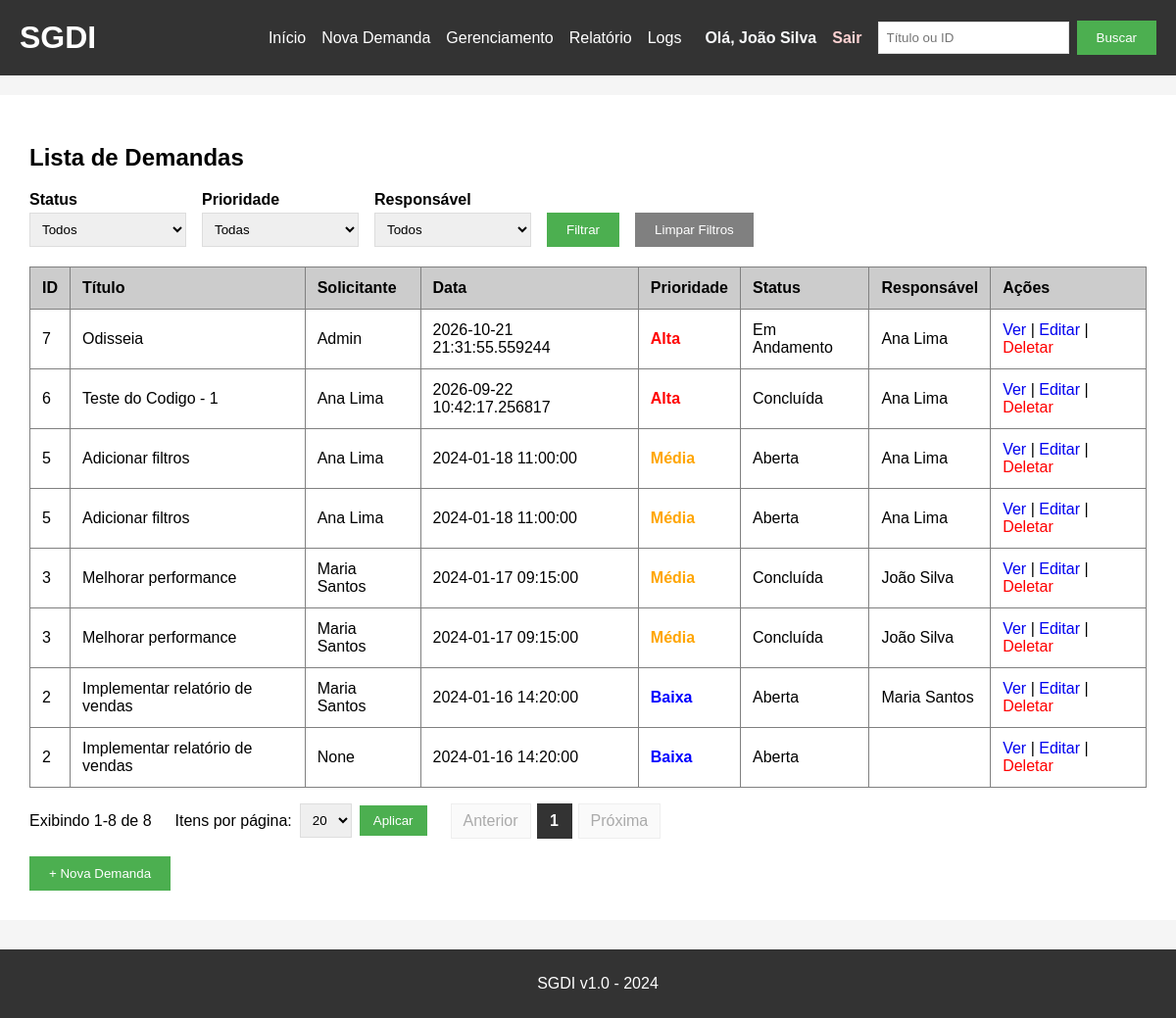
/ (signed in), run on the app's committed database.
### tables this page shows
CREATE TABLE usuarios (
            id INTEGER PRIMARY KEY AUTOINCREMENT,
            nome TEXT,
            email TEXT,
            senha TEXT
        );

CREATE TABLE demandas (
    id INTEGER,
    titulo TEXT,
    descricao TEXT,
    solicitante TEXT,
    data_criacao TEXT,
    priority INTEGER DEFAULT 0
, usuario_id INTEGER, status TEXT DEFAULT 'aberta', responsible_id INTEGER, data_conclusao TEXT);

### app.py (the view)
@app.route('/')
def index():
    return render_listagem(ler_filtros_da_requisicao())

### app.py (called while the page is built, shortened)
def get_db():
    caminho = app.config.get('DATABASE', 'demandas.db')
    conn = sqlite3.connect(caminho)
    conn.row_factory = sqlite3.Row
    preparar_banco(conn)
    return conn

def obter_parametros_paginacao():
    try:
        pagina = int(request.args.get('page', 1))
    except (TypeError, ValueError):
        pagina = 1
    if pagina < 1:
        pagina = 1
    try:
        limite = int(request.args.get('limit', LIMITE_PADRAO))
    except (TypeError, ValueError):
        limite = LIMITE_PADRAO
    if limite not in LIMITES_PERMITIDOS:
        limite = LIMITE_PADRAO
    return pagina, limite

def janela_de_paginas(pagina_atual, total_paginas, tamanho=5):
    if total_paginas <= 0:
        return []
    if total_paginas <= tamanho:
        return list(range(1, total_paginas + 1))
    metade = tamanho // 2
    inicio = max(1, pagina_atual - metade)
    fim = min(total_paginas, inicio + tamanho - 1)
    inicio = max(1, fim - tamanho + 1)
    return list(range(inicio, fim + 1))

def normalizar_termo_busca(termo):
    if termo is None:
        return None
    texto = ''.join(caractere for caractere in str(termo) if caractere.isprintable())
    texto = texto.strip()
    if not texto:
        return None
    return texto[:100]

def ler_status():
    status = request.args.get('status', '').strip()
    if status in STATUS_PERMITIDOS:
        return status
    return None

def ler_priority():
    bruto = request.args.get('priority', '').strip()
    if bruto == '':
        return None

def ler_responsible_id():
    bruto = request.args.get('responsibleId', '').strip()
    if not bruto:
        return None

def ler_situacao_prazo():
    situacao = request.args.get('situacao_prazo', 'todas').strip()
    situacoes_permitidas = (
        'todas',
        'criticas',
        'atrasadas',
        'criticas_atrasadas',
    )
    if situacao not in situacoes_permitidas:
        return 'todas'
    return situacao

def ler_filtros_da_requisicao():
    usuario_id = request.args.get('usuario_id', '').strip() or None
    termo = normalizar_termo_busca(request.args.get('q', ''))
    return {
        'usuario_id': usuario_id,
        'termo': termo,
        'status': ler_status(),
        'priority': ler_priority(),
        'responsible_id': ler_responsible_id(),
        'situacao_prazo': ler_situacao_prazo(),
    }

def listar_usuarios(conn):
    return conn.execute(
        '''
        SELECT id, nome, email
        FROM usuarios
        ORDER BY nome
        '''
    ).fetchall()

### templates/index.html (shortened to what this page needs)
{% extends "base.html" %}
{% block content %}
<h2>Lista de Demandas</h2>
<form class="filtros" id="filtros-listagem" method="GET" action="/">
    <div>
        <label for="status">Status</label>
        <select name="status" id="status">
            <option value="">Todos</option>
        </select>
    </div>
    <div>
        <label for="priority">Prioridade</label>
        <select name="priority" id="priority">
            <option value="">Todas</option>
        </select>
    </div>
    <div>
        <label for="responsibleId">Responsável</label>
        <select name="responsibleId" id="responsibleId">
            <option value="">Todos</option>
        </select>
    </div>
    <button type="submit">
        Filtrar
    </button>
    <a href="/">
        <button type="button">
            Limpar Filtros
        </button>
    </a>
</form>
<table id="tabela-demandas" border="1" cellpadding="10" cellspacing="0" width="100%">
    <thead>
        <tr bgcolor="#cccccc">
            <th>ID</th>
            <th>Título</th>
            <th>Solicitante</th>
            <th>Data</th>
            <th>Prioridade</th>
            <th>Status</th>
            <th>Responsável</th>
            <th>Ações</th>
        </tr>
    </thead>
    <tbody>
        {% for demanda in demandas %}
        <tr>
            <td>
                {{ demanda[0] }}
            </td>
            <td>
                {{ demanda[1] }}
            </td>
            <td>
                {{ demanda[3] }}
            </td>
            <td>
                {{ demanda[4] }}
            </td>
            <td>
                {% if demanda[5] == 3 %}
                    <span style="color: red; font-weight: bold;">
                        Alta
                    </span>
                {% elif demanda[5] == 2 %}
                    <span style="color: orange; font-weight: bold;">
                        Média
                    </span>
                {% elif demanda[5] == 1 %}
                    <span style="color: blue; font-weight: bold;">
                        Baixa
                    </span>
                {% else %}
                    <span style="color: gray;">
                        Nenhuma
                    </span>
                {% endif %}
            </td>
            <td>
                {{ status_rotulos.get(demanda['status'], demanda['status'] or '') }}
            </td>
            <td>
                {{ demanda['responsavel_nome'] or '' }}
            </td>
            <td>
                <a href="/detalhes/{{ demanda[0] }}">
                    Ver
                </a>
                |
                <a href="/editar/{{ demanda[0] }}">
                    Editar
                </a>
                |
                <a
                    href="/deletar/{{ demanda[0] }}"
                    style="color: red;"
                    onclick="return confirm('Tem certeza que deseja deletar esta demanda?');"
                >
                    Deletar
                </a>
            </td>
        </tr>
        {% endfor %}
    </tbody>
</table>
<div class="paginacao">
    <p class="paginacao-info" id="paginacao-info">
        {% if total_items == 0 %}
            Exibindo 0 de 0
        {% else %}
            Exibindo {{ inicio }}-{{ fim }} de {{ total_items }}
        {% endif %}
    </p>
    <form class="paginacao-tamanho" method="GET" action="{{ request.path }}">
        <label for="limit">
            Itens por página:
        </label>
        <select name="limit" id="limit">
            {% for opcao in [10, 20, 50] %}
                <option
                    value="{{ opcao }}"
                    {% if limit == opcao %}selected{% endif %}
                >
                    {{ opcao }}
                </option>
            {% endfor %}
        </select>
        <button type="submit">
            Aplicar
        </button>
    </form>
    <nav class="paginacao-controles" id="paginacao-controles" aria-label="Paginação de demandas">
        {% if current_page > 1 and total_pages > 0 %}
            <a href="{{ link_pagina(current_page - 1) }}">
                Anterior
            </a>
        {% else %}
            <span class="desabilitado">
                Anterior
            </span>
        {% endif %}
        {% for numero in paginas %}
            {% if numero == current_page %}
                <span class="ativa" aria-current="page">
                    {{ numero }}
                </span>
            {% else %}
                <a href="{{ link_pagina(numero) }}">
                    {{ numero }}
                </a>
            {% endif %}
        {% endfor %}
        {% if current_page < total_pages %}
            <a href="{{ link_pagina(current_page + 1) }}">
                Próxima
            </a>
        {% else %}
            <span class="desabilitado">
                Próxima
            </span>
        {% endif %}
    </nav>
</div>
<br>
<a href="/nova_demanda">
    <button>+ Nova Demanda</button>
</a>
{% endblock %}

### templates/base.html (shortened to what this page needs)
<!DOCTYPE html>
<html lang="pt-BR">
<head>
    <link
        rel="stylesheet"
        href="{{ url_for('static', filename='style.css') }}"
    >
</head>
<body>
    <div class="header">
        <h1>SGDI</h1>
        <div class="menu">
            <a href="/">
                Início
            </a>
            <a href="/nova_demanda">
                Nova Demanda
            </a>
            <a href="/gerenciamento">
                Gerenciamento
            </a>
            <a href="/relatorio/solicitantes">
                Relatório
            </a>
            <a href="http://127.0.0.1:5001/">
                Logs
            </a>
            {% if session.get('user_nome') %}
                <span class="usuario-logado">
                    Olá, {{ session['user_nome'] }}
                </span>
                <a href="{{ url_for('logout') }}" class="logout-link">
                    Sair
                </a>
            {% endif %}
            <form
                id="form-busca"
                action="/buscar"
                method="GET"
            >
                <input
                    id="campo-busca"
                    type="search"
                    name="q"
                    value="{{ termo|default('', true) }}"
                    placeholder="Título ou ID"
                    aria-label="Buscar por título ou ID"
                    autocomplete="off"
                >
                <button type="submit">
                    Buscar
                </button>
            </form>
        </div>
    </div>
    <div class="container">
        {% block content %}
        {% endblock %}
    </div>
    <div class="footer">
        <p>
            SGDI v1.0 - 2024
        </p>
    </div>
</body>
</html>

### static/style.css (style rules this page uses)
body { font-family: Arial, sans-serif; background-color: #f5f5f5; padding: 0 0 80px; margin: 0; }
.header { background-color: #333; color: white; padding: 20px; display: flex; flex-wrap: wrap; align-items: center; justify-content: space-between; gap: 12px 20px; }
.header h1 { margin: 0; }
.menu { display: flex; flex-wrap: wrap; align-items: center; gap: 8px 16px; }
.menu a { color: white; text-decoration: none; }
.menu form { display: flex; align-items: center; gap: 8px; }
.usuario-logado { color: #f8f9fa; font-weight: bold; margin-left: 8px; }
.logout-link { color: #ffd3d3 !important; font-weight: bold; }
.menu form input[type="search"] { padding: 8px; border: 1px solid #ddd; min-width: 180px; }
.container { max-width: 1200px; margin: 20px auto; background: white; padding: 30px; }
.footer { background-color: #333; color: white; text-align: center; padding: 10px; position: fixed; bottom: 0; width: 100%; }
button { background-color: #4CAF50; color: white; padding: 10px 20px; border: none; cursor: pointer; }
button[type="button"] { background-color: #808080; }
table { border-collapse: collapse; }
th { text-align: left; padding: 12px; }
td { padding: 12px; }
table a { text-decoration: none; }
form div { margin-bottom: 10px; }
.filtros { display: flex; flex-wrap: wrap; align-items: flex-end; gap: 12px 16px; margin-bottom: 20px; }
.filtros div { margin-bottom: 0; }
.filtros label { display: block; font-weight: bold; margin-bottom: 4px; }
.filtros select { padding: 8px; border: 1px solid #ddd; min-width: 160px; }
.paginacao { margin-top: 16px; display: flex; flex-wrap: wrap; align-items: center; gap: 12px 24px; }
.paginacao-info { margin: 0; }
.paginacao-tamanho { display: flex; align-items: center; gap: 8px; }
.paginacao-tamanho select { padding: 8px; border: 1px solid #ddd; }
.paginacao-tamanho button { padding: 8px 14px; }
.paginacao-controles { display: flex; align-items: center; gap: 6px; }
.paginacao-controles a, .paginacao-controles span { display: inline-block; min-width: 36px; padding: 8px 12px; text-align: center; border: 1px solid #ccc; background: #fff; color: #333; text-decoration: none; box-sizing: border-box; }
.paginacao-controles span.ativa { background: #333; color: #fff; border-color: #333; font-weight: bold; }
.paginacao-controles span.desabilitado { color: #aaa; background: #fafafa; border-color: #eee; }

### templates/base.html (style rules this page uses)
body { margin: 0; }

### data on the page
usuarios: user_nome "João Silva"
demandas: id "7", titulo "Odisseia", nome "Admin", data_criacao "2026-10-21 21:31:55.559244", priority "Alta", get "Em Andamento", nome "Ana Lima"
demandas: id "6", titulo "Teste do Codigo - 1", nome "Ana Lima", data_criacao "2026-09-22 10:42:17.256817", priority "Alta", get "Concluída"
demandas: id "5", titulo "Adicionar filtros", nome "Ana Lima", data_criacao "2024-01-18 11:00:00", priority "Média", get "Aberta"
demandas: id "5", titulo "Adicionar filtros", nome "Ana Lima", data_criacao "2024-01-18 11:00:00", priority "Média", get "Aberta"
demandas: id "3", titulo "Melhorar performance", nome "Maria Santos", data_criacao "2024-01-17 09:15:00", priority "Média", get "Concluída", nome "João Silva"
demandas: id "3", titulo "Melhorar performance", nome "Maria Santos", data_criacao "2024-01-17 09:15:00", priority "Média", get "Concluída", nome "João Silva"
demandas: id "2", titulo "Implementar relatório de vendas", nome "Maria Santos", data_criacao "2024-01-16 14:20:00", priority "Baixa", get "Aberta"
demandas: id "2", titulo "Implementar relatório de vendas", demanda "None", data_criacao "2024-01-16 14:20:00", priority "Baixa", get "Aberta"

### other printed values
{{ inicio }} "1"
{{ fim }} "8"
{{ total_items }} "8"
{{ numero }} "1"
form field limit "20"
